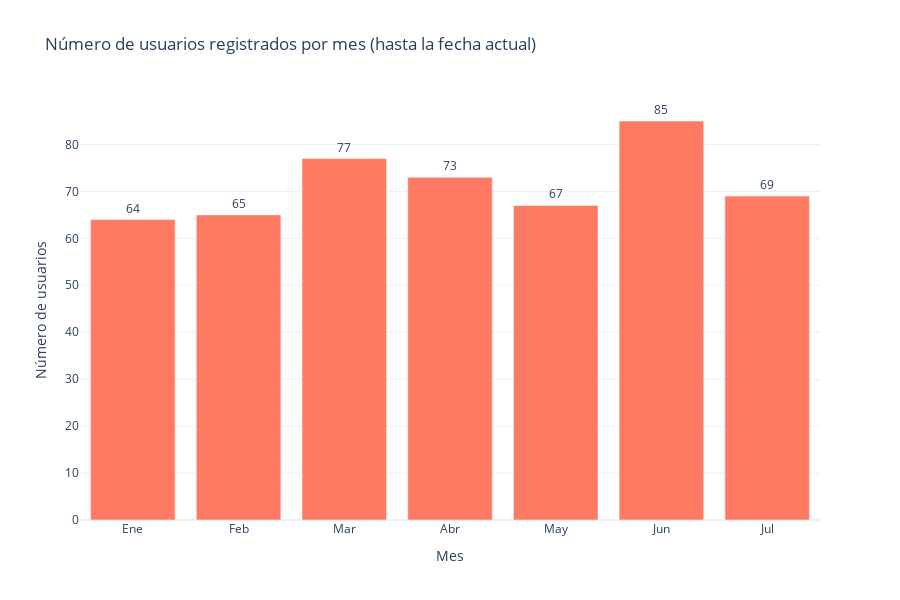

Notebook source saved alongside this figure:
### Markdown cell above
<details>
<summary>Explicación detallada del gráfico de números de usuarios registrados por mes</summary>
<p>
El gráfico interactivo de barras muestra la cantidad de usuarios que se han logueado por mes, permitiendo una visualización clara de los resultados. En particular, destaca que en el mes de mayo hubo un total de 88 personas logueadas, siendo el mes con mayor cantidad de usuarios registrados. Esta representación gráfica facilita la comprensión rápida de la evolución mensual del número de usuarios logueados, lo que resulta útil para evaluar si las mejoras o cambios implementados en nuestra aplicación web han generado un mayor interés por parte de los usuarios. La simplicidad del gráfico hace que sea una herramienta efectiva para monitorear el rendimiento y la recepción de la plataforma a lo largo del tiempo.



</p>
</details>

### Code cell
# Filtramos el DataFrame para incluir solo fechas anteriores o iguales a la fecha actual
fecha_actual = datetime.now()
df = df[df['fecha_registro'] <= fecha_actual]

# Extraemos el mes de la columna 'fecha_registro'
df['mes_registro'] = df['fecha_registro'].dt.month

# Contamos el número de usuarios en cada mes
users_por_mes = df['mes_registro'].value_counts().sort_index()

# Ruta donde se guardará la imagen creada
current_dir = os.getcwd()
output_file = os.path.join(current_dir, '..', 'docs', 'images', 'eda_users', 'usuarios_por_mes_dinámico.png')

# Creamos un gráfico interactivo de barras con plotly
fig = go.Figure()
fig.add_trace(go.Bar(x=users_por_mes.index, y=users_por_mes.values,
                     text=users_por_mes.values,
                     marker_color='#FF7A62'))

fig.update_traces(texttemplate='%{text}', textposition='outside')
fig.update_layout(xaxis_tickvals=list(range(1, 13)), xaxis_ticktext=['Ene', 'Feb', 'Mar', 'Abr', 'May', 'Jun', 'Jul', 'Ago', 'Sep', 'Oct', 'Nov', 'Dic'],
                  xaxis_title='Mes', yaxis_title='Número de usuarios',
                  title='Número de usuarios registrados por mes (hasta la fecha actual)',
                  template='plotly_white', height=600)

# Guardamos y mostramos el gráfico interactivo
fig.write_html(output_file)
fig.show()

print(f"Gráfico guardado en: {output_file}")

### Figure 1 — Plotly figure (JSON) as saved in the notebook; plotly's stock layout.template omitted (floating-point values rounded to 4 significant figures)
{"data": [{"marker": {"color": "#FF7A62"}, "text": [64, 65, 77, 73, 67, 85, 69], "textposition": "outside", "texttemplate": "%{text}", "type": "bar", "x": [1, 2, 3, 4, 5, 6, 7], "y": [64, 65, 77, 73, 67, 85, 69]}], "layout": {"height": 600, "title": {"text": "Número de usuarios registrados por mes (hasta la fecha actual)"}, "xaxis": {"ticktext": ["Ene", "Feb", "Mar", "Abr", "May", "Jun", "Jul", "Ago", "Sep", "Oct", "Nov", "Dic"], "tickvals": [1, 2, 3, 4, 5, 6, 7, 8, 9, 10, 11, 12], "title": {"text": "Mes"}}, "yaxis": {"title": {"text": "Número de usuarios"}}}}
